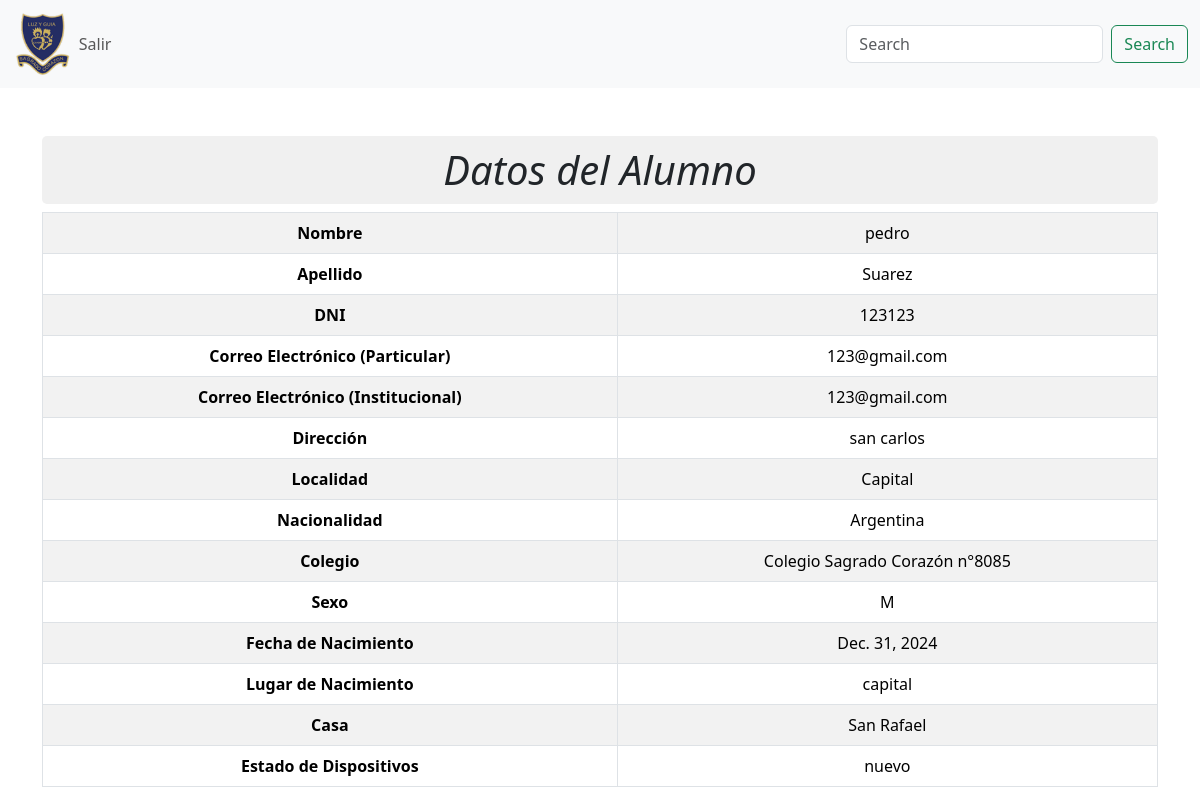
The page /mostraralumnofamilia/14/ on the database its author committed.
### colegio/models.py (models this page shows, shortened)
class Alumnos(models.Model):
    id_alumno = models.AutoField(primary_key=True)
    id_familia =models.ForeignKey(Familias, verbose_name='Apellido de la Familia', on_delete=models.CASCADE)
    Nombre = models.CharField(max_length=50)
    Apellido = models.CharField(max_length=50)
    DNI = models.CharField(max_length=10)
    Correo_Electronico_Particular = models.EmailField(max_length=254, blank=True)
    Correo_Electronico_Institucional = models.EmailField(max_length=254, blank=True)
    Direccion = models.CharField(max_length=100)
    Localidad = models.ForeignKey(Localidad,on_delete=models.CASCADE)
    Nacionalidad = models.ForeignKey(Nacionalidad,on_delete=models.CASCADE)
    Colegio = models.ForeignKey(Colegio,on_delete=models.CASCADE)
    Sexo = models.ForeignKey(Sexo,on_delete=models.CASCADE)
    Fecha_de_Nacimiento = models.DateField()
    Lugar_de_nacimiento = models.CharField(max_length=100)
    Casas = models.ForeignKey(Casas,on_delete=models.CASCADE)
    estado_dispositivos = models.CharField(max_length=50)
    fecha_creacion = models.DateTimeField(default=timezone.now)
    fecha_modificacion = models.DateTimeField( default=timezone.now)

class Localidad(models.Model):
    id_localidad = models.AutoField(primary_key=True)
    descripcion = models.CharField(max_length=255, default="Capital")
    def __str__(self):
        return self.descripcion

class Nacionalidad(models.Model):
    id_nacionalidad = models.AutoField(primary_key=True)
    descripcion = models.CharField(max_length=255, default="Argentina")
    def __str__(self):
        return self.descripcion

class Colegio(models.Model):
    id_colegio = models.AutoField(primary_key=True)
    descripcion = models.CharField(max_length=255)
    def __str__(self):
        return self.descripcion

class Sexo(models.Model):
    id_sexo = models.AutoField(primary_key=True)
    descripcion = models.CharField(max_length=255, default="M")
    def __str__(self):
        return self.descripcion

class Casas(models.Model):
    id_casas = models.AutoField(primary_key=True)
    descripcion = models.CharField(max_length=255)
    def __str__(self):
        return self.descripcion

### colegio/views.py (the view)
# urls.py: path('mostraralumnofamilia/<int:id_alumno>/', views.mostraralumnofamilia, name='mostraralumnofamilia'), # VER MATRICULAS
def mostraralumnofamilia(request, id_alumno):
    alumno = get_object_or_404(Alumnos, pk=id_alumno)
    familia = alumno.id_familia
    context = {
        'alumno': alumno,
    }
    return render(request, 'mostraralumnofamilia.html', context)

### templates/mostraralumnofamilia.html (shortened to what this page needs)
{% extends "basehome.html" %}
{% block content %}
<div class="container mt-5">
    <div class="title-block">
        <h1 class="text-center" style="font-style: italic; background-color: #f0f0f0; padding: 10px; border-radius: 5px;">Datos del Alumno</h1>
    </div>
    <div class="row">
        <div class="col-md-12">
            <div class="table-container">
                <table class="table table-striped table-bordered text-center" style="width: 100%;">
                    <tbody>
                        <tr>
                            <th scope="row">Nombre</th>
                            <td>{{ alumno.Nombre }}</td>
                        </tr>
                        <tr>
                            <th scope="row">Apellido</th>
                            <td>{{ alumno.Apellido }}</td>
                        </tr>
                        <tr>
                            <th scope="row">DNI</th>
                            <td>{{ alumno.DNI }}</td>
                        </tr>
                        <tr>
                            <th scope="row">Correo Electrónico (Particular)</th>
                            <td>{{ alumno.Correo_Electronico_Particular }}</td>
                        </tr>
                        <tr>
                            <th scope="row">Correo Electrónico (Institucional)</th>
                            <td>{{ alumno.Correo_Electronico_Institucional }}</td>
                        </tr>
                        <tr>
                            <th scope="row">Dirección</th>
                            <td>{{ alumno.Direccion }}</td>
                        </tr>
                        <tr>
                            <th scope="row">Localidad</th>
                            <td>{{ alumno.Localidad }}</td>
                        </tr>
                        <tr>
                            <th scope="row">Nacionalidad</th>
                            <td>{{ alumno.Nacionalidad }}</td>
                        </tr>
                        <tr>
                            <th scope="row">Colegio</th>
                            <td>{{ alumno.Colegio }}</td>
                        </tr>
                        <tr>
                            <th scope="row">Sexo</th>
                            <td>{{ alumno.Sexo }}</td>
                        </tr>
                        <tr>
                            <th scope="row">Fecha de Nacimiento</th>
                            <td>{{ alumno.Fecha_de_Nacimiento }}</td>
                        </tr>
                        <tr>
                            <th scope="row">Lugar de Nacimiento</th>
                            <td>{{ alumno.Lugar_de_nacimiento }}</td>
                        </tr>
                        <tr>
                            <th scope="row">Casa</th>
                            <td>{{ alumno.Casas }}</td>
                        </tr>
                        <tr>
                            <th scope="row">Estado de Dispositivos</th>
                            <td>{{ alumno.estado_dispositivos }}</td>
                        </tr>
                    </tbody>
                </table>
            </div>
        </div>
    </div>
</div>
{% endblock %}

### rows shown on the page
Alumnos: Nombre "pedro", Apellido "Suarez", DNI "123123", Correo_Electronico_Particular "123@gmail.com", Correo_Electronico_Institucional "123@gmail.com", Direccion "san carlos", Localidad "Capital", Nacionalidad "Argentina", Colegio "Colegio Sagrado Corazón n°8085", Sexo "M", Fecha_de_Nacimiento "Dec. 31, 2024", Lugar_de_nacimiento "capital", Casas "San Rafael", estado_dispositivos "nuevo"
